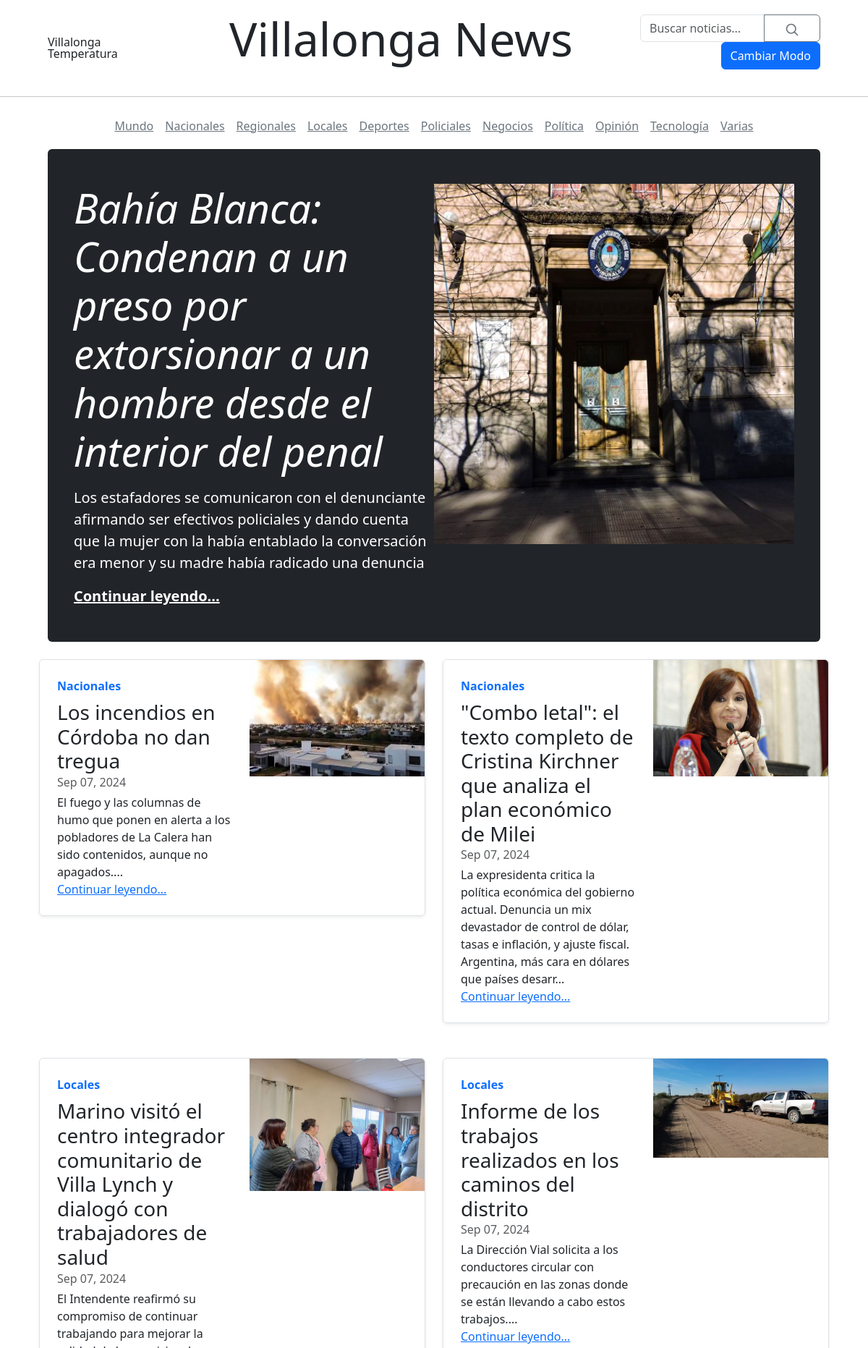
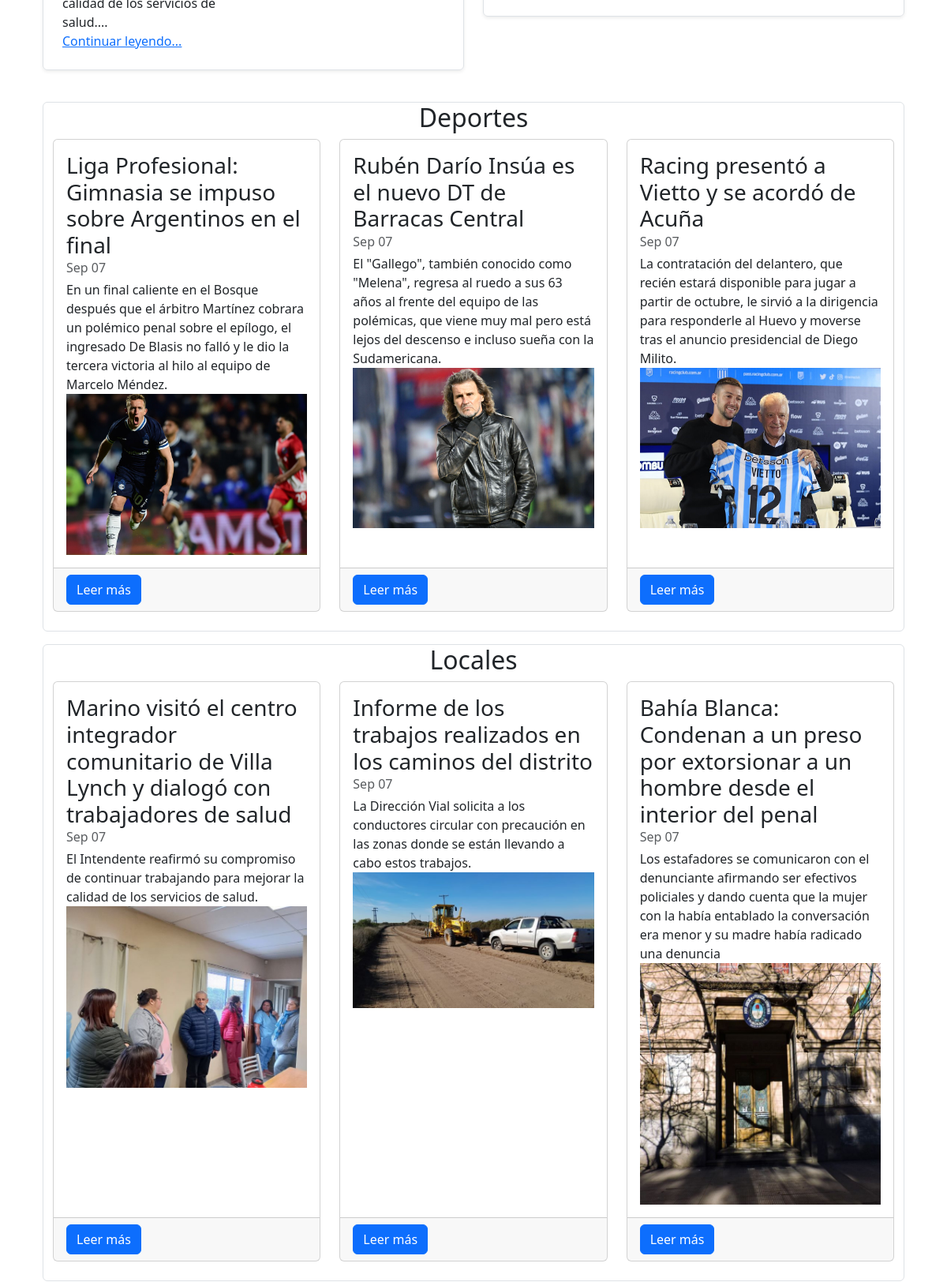
The page / (upper part) on the database its author committed (2 pictures, top to bottom).
### core/models.py (models this page shows, shortened)
class Article(models.Model):
    title = models.CharField(max_length=250)
    lead = models.TextField(null=True)
    body = models.TextField()
    media = models.FileField(upload_to='media/', null=True, blank=True)
    media_footer = models.CharField(max_length=250, blank=True)
    author = models.ForeignKey(User, on_delete=models.CASCADE, related_name='articles')
    category = models.ForeignKey(Category, on_delete=models.CASCADE)
    published_date = models.DateTimeField(auto_now_add=True)
    updated_date = models.DateTimeField(auto_now=True)
    is_featured = models.BooleanField(default=False)
    is_important = models.BooleanField(default=False)
    class Meta:
        ordering = ['-published_date']

class Category(models.Model):
    name = models.CharField(max_length=60, unique=True)

### core/views.py (the view)
# urls.py: path('', views.index, name='index'),
def index(request):
    articles = Article.objects.filter(is_important=True).order_by('-published_date')
    paginator = Paginator(articles, 4)
    page_number = request.GET.get('page', 1)  # Obtener el número de página desde los parámetros GET
    try:
        page = paginator.get_page(page_number)
    except PageNotAnInteger:
        page = paginator.page(1)  # Si no es un número, mostrar la primera página
    except EmptyPage:
        page = paginator.page(paginator.num_pages)  # Si el número de página es demasiado alto, mostrar la última página
    featured_article = Article.objects.filter(is_featured=True).order_by('-published_date').first()
    categories_to_show = ['Nacionales', 'Locales', 'Deportes', 'Policiales']
    categories = Category.objects.filter(name__in=categories_to_show)
    articles_by_category = {}
    for category in categories:
        articles_by_category[category.name] = Article.objects.filter(category=category).order_by('-published_date')[:3]
    return render(request, 'index.html', {
        'page': page,
        'featured_article': featured_article,
        'articles_by_category': articles_by_category,
    })

### core/templates/index.html (shortened to what this page needs)
{% extends 'base.html' %}
{% load custom_filters %}
{% block content %}
<div class="container">
    <main class="">
        <div class="container">
            {% if featured_article %}
            <div class="p-4 p-md-5 mb-4 rounded text-bg-dark">
                <div class="row">
                    <div class="col-md-6 px-0">
                        <h1 class="display-4 fst-italic">{{ featured_article.title }}</h1>
                        <p class="lead my-3">{{ featured_article.lead }}</p>
                        <p class="lead mb-0">
                            <a href="{% url 'article_detail' featured_article.id %}" class="text-white fw-bold">Continuar
                                leyendo...</a>
                        </p>
                    </div>
                    <div class="col-md-6 px-0">
                        <img src="{{ featured_article.media.url }}" alt="{{ featured_article.title }}"
                            class="img-fluid" id="noticia_destacada_img">
                    </div>
                </div>
            </div>
            {% else %}
            <p>No hay artículos destacados en este momento.</p>
            {% endif %}
        </div>
        <div class="row row-cols-md-2 g-4 mb-2">
            {% for article in page.object_list %}
            <div class="col">
                <div
                    class="row g-0 border rounded overflow-hidden flex-md-row mb-4 shadow-sm h-md-250 position-relative">
                    <div class="col p-4 d-flex flex-column position-static">
                        <strong class="d-inline-block mb-2 text-primary">{{ article.category.name }}</strong>
                        <h3 class="mb-0">{{ article.title }}</h3>
                        <div class="mb-1 text-muted">{{ article.published_date|date:"M d, Y" }}</div>
                        <p class="card-text mb-auto">{{ article.lead|slice:":200" }}...</p>
                        <a href="{% url 'article_detail' article.id %}" class="stretched-link">Continuar leyendo...</a>
                    </div>
                    <div class="col d-none d-lg-block">
                        {% if article.media %}
                        <img src="{{ article.media.url }}" alt="Thumbnail" class="img-fluid" id="img-destacadas">
                        {% endif %}
                    </div>
                </div>
            </div>
            {% endfor %}
        </div>
        {% for category, articles in articles_by_category.items %}
        <div class="container border rounded mb-3">
          <div class="row mb-4">
            <h2 class="text-center">
              {{ category }}
            </h2>
            {% for article in articles %}
            <div class="col-md-4">
              <div class="card h-100">
                <div class="card-body">
                  <h3 class="mb-0">{{ article.title }}</h3>
                  <div class="mb-1 text-muted">{{ article.published_date|date:"M d" }}</div>
                  <p class="mb-auto">{{ article.lead }}</p>
                  {% if article.media %}
                    <img src="{{ article.media.url }}" alt="Thumbnail" class="img-fluid" id="img-portadas">
                  {% endif %}
                </div>
                <div class="card-footer">
                  <a href="{% url 'article_detail' article.id %}" class="btn btn-primary">Leer más</a>
                </div>
              </div>
            </div>
            {% endfor %}
          </div>
        </div>
        {% endfor %}
    </main>
</div>
{% endblock %}

### static/css/blog.css (style rules this page uses)
.container { position: relative; }

### rows shown on the page
Article: title "Bahía Blanca: Condenan a un preso por extorsionar a un hombre desde el interior del penal", lead "Los estafadores se comunicaron con el denunciante afirmando ser efectivos policiales y dando cuenta que la mujer con la había entablado la conversación era menor y su madre había radicado una denuncia", media (picture), published_date "Sep 07"
Article: category.name "Nacionales", title "Los incendios en Córdoba no dan tregua", published_date "Sep 07, 2024", lead "El fuego y las columnas de humo que ponen en alerta a los pobladores de La Calera han sido contenidos, aunque no apagados.", media (picture)
Article: category.name "Nacionales", title "\"Combo letal\": el texto completo de Cristina Kirchner que analiza el plan económico de Milei", published_date "Sep 07, 2024", lead "La expresidenta critica la política económica del gobierno actual. Denuncia un mix devastador de control de dólar, tasas e inflación, y ajuste fiscal. Argentina, más cara en dólares que países desarr", media (picture)
Article: category.name "Locales", title "Marino visitó el centro integrador comunitario de Villa Lynch y dialogó con trabajadores de salud", published_date "Sep 07, 2024", lead "El Intendente reafirmó su compromiso de continuar trabajando para mejorar la calidad de los servicios de salud.", media (picture), published_date "Sep 07"
Article: category.name "Locales", title "Informe de los trabajos realizados en los caminos del distrito", published_date "Sep 07, 2024", lead "La Dirección Vial solicita a los conductores circular con precaución en las zonas donde se están llevando a cabo estos trabajos.", media (picture), published_date "Sep 07"
Category: articles_by_category "Deportes"
Article: title "Liga Profesional: Gimnasia se impuso sobre Argentinos en el final", published_date "Sep 07", lead "En un final caliente en el Bosque después que el árbitro Martínez cobrara un polémico penal sobre el epílogo, el ingresado De Blasis no falló y le dio la tercera victoria al hilo al equipo de Marcelo Méndez.", media (picture)
Article: title "Rubén Darío Insúa es el nuevo DT de Barracas Central", published_date "Sep 07", lead "El \"Gallego\", también conocido como \"Melena\", regresa al ruedo a sus 63 años al frente del equipo de las polémicas, que viene muy mal pero está lejos del descenso e incluso sueña con la Sudamericana.", media (picture)
Article: title "Racing presentó a Vietto y se acordó de Acuña", published_date "Sep 07", lead "La contratación del delantero, que recién estará disponible para jugar a partir de octubre, le sirvió a la dirigencia para responderle al Huevo y moverse tras el anuncio presidencial de Diego Milito.", media (picture)
Category: articles_by_category "Locales"
